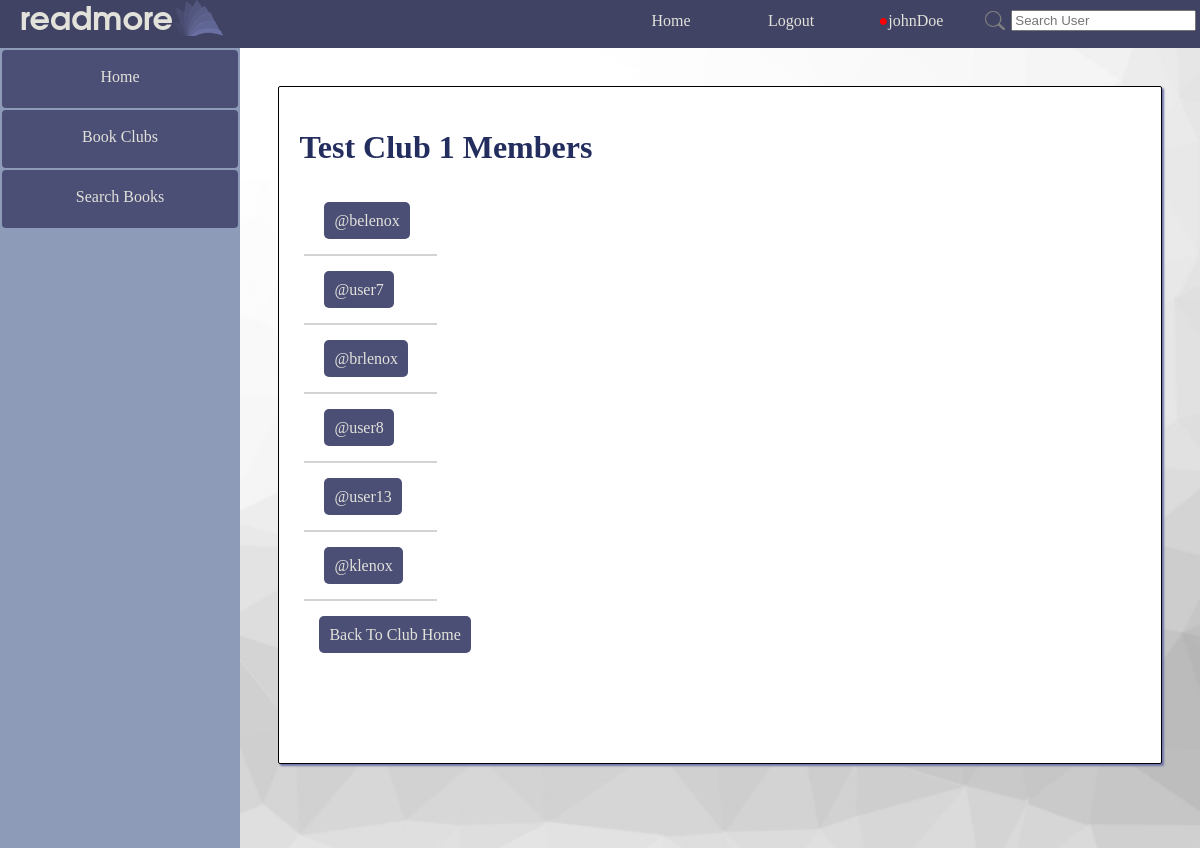
Page /readmore/club_members/2/ (signed in) on the committed database.
### readmore_app/models.py (models this page shows, shortened)
class Club(models.Model):
    club_id = models.AutoField(primary_key=True)
    club_name = models.CharField(max_length=100)
    club_description = models.TextField(blank=True)
    club_owner = models.ForeignKey(UserExt, on_delete=models.CASCADE)
    club_users = models.ManyToManyField(UserExt, related_name="user_clubs")
    club_pending_invites = models.ManyToManyField('UserExt', related_name="pending_invites", blank=True)
    club_library = models.ManyToManyField('ClubBook', related_name='clubs', blank=True)

class UserExt(User):
    user_friends = models.ManyToManyField('UserExt', related_name="friends")
    user_birthdate = models.DateField()
    user_bio = models.TextField(default="This user hasn't written a bio :(")
    user_pending_friends = models.ManyToManyField('UserExt', related_name="pending_friends")
    user_reading_log = models.ManyToManyField('ReadingLogBook', related_name="reading_log")

### readmore_app/views.py (the view)
# urls.py: path('club_members/<int:club_id>/', views.club_members, name='club_members'),
def club_members(request, club_id):
    if request.user.is_authenticated:
        club = get_object_or_404(Club, club_id=club_id)
        real_user = get_object_or_404(UserExt, id=request.user.id)
        return render(request, "readmore_app/club_members_list.html", {"real_user": real_user, "club": club})
    else:
        return redirect(reverse('readmore_app:login'))

### readmore_app/templatetags/extras.py (called while the page is built)
@register.simple_tag
def num_notifications(user_id):
    try:
        this_user = UserExt.objects.get(pk=user_id)
        return Notification.objects.filter(notification_user=this_user).count()
    except Exception as e:
        return ""

### readmore_app/templates/readmore_app/club_members_list.html (shortened to what this page needs)
{% extends parent_template|default:"base.html" %}
{% load static %}
{% block content %}
<div class="basic_card">
    <h1>{{ club.club_name }} Members</h1>
    <table cellspacing="5px;">
    {% for member in club.club_users.all %}
        <tr id="member{{ member.id }}">
            <td style="padding-left: 20px;">
                <a href="{% url 'readmore_app:profile' member.id %}" class="anchor_button">@{{ member.username }}</a>
            </td>
            <td style="padding-left: 20px; height: 55px;">
            </td>
        </tr>
        <tr id="member{{ member.id }}underline"><td colspan="2" bgcolor="lightgray"><td></tr>
    {% endfor %}
    </table>
    <a class="anchor_button" style="top: 20px; left: 20px; position: relative;" href="{% url 'readmore_app:club' club.club_id %}">Back To Club Home</a>
</div>
{% endblock %}

### templates/base.html (shortened to what this page needs)
{% load extras %}
{% load static %}
<!DOCTYPE html>
<html lang="en">
  <head>
    <link rel=stylesheet href="{% static 'readmore_app/style.css' %}">
  </head>
  <body>
    <div class="container" >
      <div class="navbar navbar_wrapper">
        <div class="navbar">
          <div><h2 class="logo">readmore</h2></div>
          <div><img src="{% static 'readmore_app/logo_small.png' %}"></div>
        </div>
        <div class="navbar_links" style="padding-right:2%;">
          <a class="link" href="{% url 'readmore_app:index' %}">Home</a>
          {% if not user.is_authenticated %}
          <a class="link" href="{% url 'readmore_app:login' %}" >Login</a>
          <a class="link" href="{% url 'readmore_app:registration' %}">Register</a>
          {% else %}
          <a href="{% url 'readmore_app:logout' %}" >Logout</a>
          <div id="drop">
              {% num_notifications user.id as has_notifications %}
              <a  href="{% url 'readmore_app:profile' user.id %}" style="padding-bottom:17px;"><span id="notification_dot" style="color: red;">{% if has_notifications %}●{% endif %}</span>{{ user.username }}</a>
          </div>
          <div style="padding: 0.5%;">
            <form style="display: flex; left: 0px; position: relative; top:7px; align-items: center;" class="link" method="POST" action="{% url 'readmore_app:user_search_results' %}">
              <input type="image" width="20px" style="margin-right: 3%;" src="{% static 'readmore_app/logo_search.png' %}">
              <input type="text" placeholder="Search User" name="search_query" >
            </form>
          </div>
          {% endif %}
        </div>
      </div>
      <div class="content-container">
          {% if user.is_authenticated %}
          <div class="sidebar">
              <a href="{% url 'readmore_app:index' %}">Home</a>
              <a href="{% url 'readmore_app:book_clubs' %}">Book Clubs</a>
              <a href="{% url 'readmore_app:search_book' %}">Search Books</a>
          </div>
          <main style="margin:0;">
          {% endif %}
          {% block content %}{% endblock %}
          </main>
      </div>
    </div>
  </body>
</html>

### readmore_app/static/readmore_app/style.css (style rules this page uses)
body { font-family: Garamond, Georgia, serif; margin:0; overflow: hidden; }
a { text-decoration: none; }
h2.logo { color:#e2e2db; font-family:Arial, Helvetica, sans-serif; font-weight:800px; margin-left: 20px; font-size:32px; margin-top: 6px; }
.container { display:flex; flex-flow: column; height: inherit; overflow: hidden; }
.content-container { display: flex; justify-content: start; flex-direction: row; flex-wrap: nowrap; height: 100vh; }
h2.logo { color:#e2e2db; font-family: Avantgarde, TeX Gyre Adventor, URW Gothic L, sans-serif; font-weight:800px; margin-left: 20px; font-size:32px; margin-top: 6px; }
main { background-image: url(white_background.jpg); background-attachment:scroll; background-size:cover; display: flex; width: 80%; min-height: 100%; height: 100% auto; color: #232D5E; overflow-y: auto; overflow-x: hidden; justify-content:center; }
main > * { margin-left: 4.5%; }
main > div { width: 100%; }
#drop { display: flex; flex-direction: column; align-content: center; align-items: center; margin-right:2%; }
.basic_card { border-radius: 2px; box-shadow: 2px 2px 2px#7074ac; border-color: black; width: 100%; background-color: white; min-height: 70vh; height:fit-content; overflow: hidden; border-style: solid; border-width: 1px; padding: 20px; padding-bottom: 10%; margin: 4%; }
.anchor_button { border-radius: 5px; color: #e2e2db; height: auto; width: fit-content; border: none; padding: 10px; background: #4b4e75; }
div.sidebar { position: relative; text-align: center; background: #8d9ab8; width:20%; height:100vh; }
.sidebar a { margin: 2px 2px 2px 2px; border-radius: 4px; color: #e2e2db; height: 30px; display:block; width:auto; border:none; padding: 10px; padding-top: 18px ; background: #4b4e75; }
.navbar_wrapper { padding-right: 2%; width:100%; }
.navbar { height:3em; }
div.navbar { float:initial; display: flex; border: none; position: relative; background: #414364; z-index: 1; justify-content: space-between; }
.navbar a { min-width: 120px; text-align: center; border-radius: 4px; font-size: medium; text-decoration: none; color: #e2e2db; background: none; padding: 12px 0px; }
.navbar_links { float:initial; display: flex; border: none; position: relative; z-index: 1; justify-content: space-between; }

### rows in the picture
Club: club_name "Test Club 1"
UserExt: username "belenox"
UserExt: username "user7"
UserExt: username "brlenox"
UserExt: username "user8"
UserExt: username "user13"
UserExt: username "klenox"

### other values in the picture
{{ user.username }} "johnDoe"
